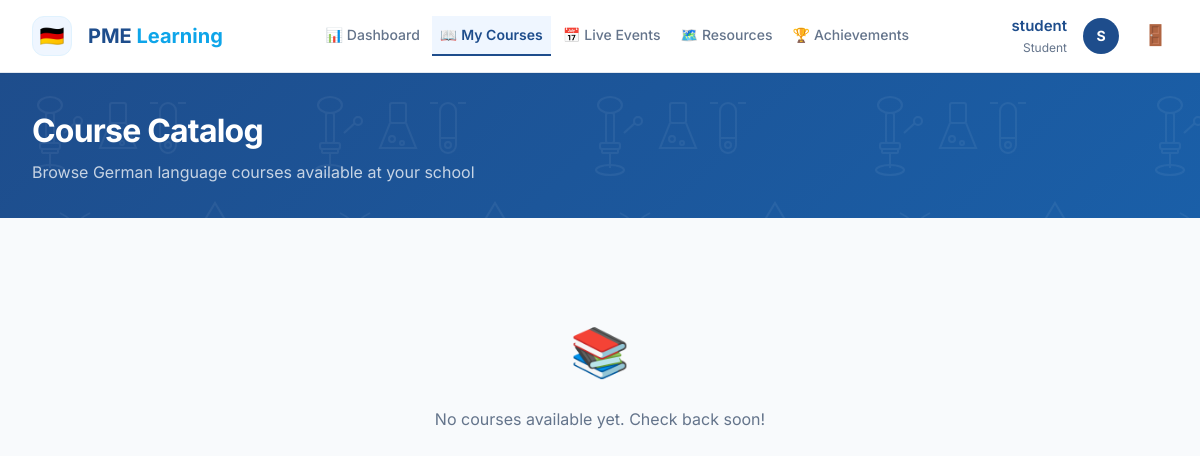
Screenshot of /learning/ (signed in) with the database file from the repository.
### users/models.py (models this page shows, shortened)
class CustomUser(AbstractUser):
    class Role(models.TextChoices):
        SUPERUSER     = 'SUPERUSER',     'Platform Superuser'
        SCHOOL_ADMIN  = 'SCHOOL_ADMIN',  'School Admin'
        STUDENT       = 'STUDENT',       'Student'
    role = models.CharField(
        max_length=20,
        choices=Role.choices,
        default=Role.STUDENT
    )
    school = models.ForeignKey(
        School,
        on_delete=models.SET_NULL,
        null=True,
        blank=True,
        related_name='users',
        help_text="The school this user belongs to."
    )

### core/models.py (models this page shows, shortened)
class School(models.Model):
    code = models.CharField(max_length=20, unique=True, help_text="Unique school code (e.g., GLS, BSPR)")
    name = models.CharField(max_length=100)
    logo = models.ImageField(upload_to='school_logos/', null=True, blank=True)
    primary_color = models.CharField(max_length=7, default="#CC0000", help_text="Hex color for branding")
    is_active = models.BooleanField(default=True)
    class Meta:
        verbose_name = "School"
        verbose_name_plural = "Schools"

### learning/views.py (the view)
# urls.py: path('', views.course_list, name='course_list'),
@login_required
def course_list(request):
    courses = Course.objects.for_user(request.user).filter(is_active=True)
    enrolled_ids = CourseEnrollment.objects.filter(
        user=request.user
    ).values_list('course_id', flat=True)
    return render(request, 'learning/course_list.html', {
        'courses': courses,
        'enrolled_ids': list(enrolled_ids),
        'page_title': 'Course Catalog',
        'brand_context': 'Learning',
    })

### core/models.py (called while the page is built)
    def for_user(self, user):
        if user.is_authenticated and (user.is_superuser or user.role == 'SUPERUSER'):
            return self.all()
        if user.is_authenticated and user.school:
            return self.filter(school=user.school)
        return self.none()

### templates/learning/course_list.html (shortened to what this page needs)
{% extends 'base.html' %}
{% block page_title %}Course Catalog{% endblock %}
{% block page_subtitle %}Browse German language courses available at your school{% endblock %}
{% block brand_context %}Learning{% endblock %}
{% block content %}
<div style="display:grid; grid-template-columns: repeat(auto-fill, minmax(320px, 1fr)); gap:1.5rem;">
    {% for course in courses %}
    <div class="card" style="display:flex; flex-direction:column; justify-content:space-between;">
        <div>
            <div style="display:flex; justify-content:space-between; align-items:flex-start; margin-bottom:0.75rem;">
                <span class="badge badge-yellow" style="font-size:0.8rem;">{{ course.get_level_display }}</span>
                {% if course.pk in enrolled_ids %}
                <span class="badge badge-green">Enrolled</span>
                {% endif %}
            </div>
            <h3 style="font-size:1.1rem; font-weight:700; margin-bottom:0.5rem;">{{ course.title }}</h3>
            <p style="color:var(--text-muted); font-size:0.875rem; margin-bottom:1rem;">{{
                course.description|truncatechars:120 }}</p>
            {% if course.duration %}
            <div style="font-size:0.8rem; color:var(--text-muted);">⏱️ {{ course.duration }}</div>
            {% endif %}
        </div>
        <div style="margin-top:1.25rem;">
            {% if course.pk in enrolled_ids %}
            <a href="{% url 'course_detail' course.pk %}" class="btn btn-primary"
                style="width:100%; justify-content:center;">Continue →</a>
            {% else %}
            <a href="{% url 'course_detail' course.pk %}" class="btn" style="width:100%; justify-content:center;">View
                Course</a>
            {% endif %}
        </div>
    </div>
    {% empty %}
    <div style="grid-column:1/-1; text-align:center; padding:4rem; color:var(--text-muted);">
        <div style="font-size:3rem; margin-bottom:1rem;">📚</div>
        <p>No courses available yet. Check back soon!</p>
    </div>
    {% endfor %}
</div>
{% endblock %}

### templates/base.html (shortened to what this page needs)
{% load static %}
<!DOCTYPE html>
<html lang="de">
<head>
    <link rel="stylesheet" href="{% static 'css/styles.css' %}">
</head>
<body hx-headers='{"X-CSRFToken": "{{ csrf_token }}"}'>
    <div class="app-layout">
        <nav class="top-nav">
            <div class="nav-container">
                <div class="brand-section">
                    <div class="logo-circle">
                        <span>🇩🇪</span>
                    </div>
                    <span class="brand-name">
                        <span style="color: #1E4D8C;">{{ user.school.code|default:"DEUTSCH" }}</span>
                        <span style="color: var(--accent);">{% block brand_context %}Learning{% endblock %}</span>
                    </span>
                </div>
                <ul class="nav-menu">
                    <li class="nav-item {% if '/dashboard/' in request.path %}active{% endif %}">
                        <a href="{% url 'dashboard' %}">
                            <span class="nav-icon">📊</span>
                            Dashboard
                        </a>
                    </li>
                    {% if user.role == 'STUDENT' %}
                    <li class="nav-item {% if '/learning/' in request.path %}active{% endif %}">
                        <a href="{% url 'course_list' %}">
                            <span class="nav-icon">📖</span>
                            My Courses
                        </a>
                    </li>
                    <li class="nav-item">
                        <a href="{% url 'public_index' %}">
                            <span class="nav-icon">📅</span>
                            Live Events
                        </a>
                    </li>
                    <li class="nav-item {% if '/resources/' in request.path %}active{% endif %}">
                        <a href="{% url 'resource_list' %}">
                            <span class="nav-icon">🗺️</span>
                            Resources
                        </a>
                    </li>
                    <li class="nav-item">
                        <a href="{% url 'dashboard' %}">
                            <span class="nav-icon">🏆</span>
                            Achievements
                        </a>
                    </li>
                    {% endif %}
                </ul>
                <div class="user-actions">
                    <div class="user-profile">
                        <div class="profile-text">
                            <span class="user-name">{{ user.username }}</span>
                            <span class="user-role">{{ user.get_role_display }}</span>
                        </div>
                        <div class="avatar">{{ user.username|first|upper }}</div>
                    </div>
                    <form method="post" action="{% url 'logout' %}" style="display: inline;">
                        <button type="submit" class="logout-icon"
                            style="background: none; border: none; cursor: pointer; padding: 0; font-size: 1.25rem;">🚪</button>
                    </form>
                </div>
            </div>
        </nav>
        <main class="main-content">
            <header class="page-header">
                <div class="container">
                    <h1 class="page-title">{% block page_title %}Dashboard{% endblock %}</h1>
                    <p class="page-subtitle">{% block page_subtitle %}{% endblock %}</p>
                </div>
            </header>
            <section class="content-body" id="main-display">
                <div class="container">
                    {% block content %}{% endblock %}
                </div>
            </section>
        </main>
    </div>
</body>
</html>

### static/css/styles.css (style rules this page uses)
:root { --primary: #1E4D8C; --primary-light: #2563EB; --primary-pale: #EFF6FF; --accent: #0EA5E9; --accent-light: #E0F2FE; --slate-50: #F8FAFC; --slate-100: #F1F5F9; --slate-200: #E2E8F0; --slate-400: #94A3B8; --slate-500: #64748B; --slate-700: #334155; --slate-900: #0F172A; --background: #F8FAFC; --surface: #FFFFFF; --text-main: #0F172A; --text-muted: #64748B; --border: #E2E8F0; --success: #10B981; --dark: #1E293B; --space-xs: 0.25rem; --space-sm: 0.5rem; --space-md: 1rem; --space-lg: 1.5rem; --space-xl: 2rem; --radius: 0.75rem; --shadow-sm: 0 1px 2px 0 rgb(0 0 0 / 0.05); --shadow-md: 0 4px 6px -1px rgb(0 0 0 / 0.08); --shadow-lg: 0 10px 15px -3px rgb(0 0 0 / 0.1); --transition: all 0.2s cubic-bezier(0.4, 0, 0.2, 1); }
* { box-sizing: border-box; margin: 0; padding: 0; }
body, button, input, select, textarea { font-family: 'Inter', -apple-system, BlinkMacSystemFont, 'Segoe UI', Roboto, sans-serif; -webkit-font-smoothing: antialiased; }
body { background-color: var(--background); color: var(--text-main); line-height: 1.6; }
.container { max-width: 1200px; margin: 0 auto; padding: 0 var(--space-xl); }
.app-layout { display: flex; flex-direction: column; min-height: 100vh; }
.top-nav { min-height: 72px; background: var(--surface); border-bottom: 1px solid var(--border); position: sticky; top: 0; z-index: 100; box-shadow: var(--shadow-sm); }
.nav-container { max-width: 1400px; margin: 0 auto; min-height: 72px; display: flex; align-items: center; justify-content: space-between; padding: 0 var(--space-xl); flex-wrap: wrap; gap: var(--space-md); }
.brand-section { display: flex; align-items: center; gap: var(--space-md); flex-shrink: 0; }
.logo-circle { width: 40px; height: 40px; background: var(--primary-pale); border-radius: 12px; display: flex; align-items: center; justify-content: center; font-size: 1.25rem; border: 1px solid var(--accent-light); }
.brand-name { font-weight: 700; font-size: 1.25rem; color: var(--dark); white-space: nowrap; }
.nav-menu { display: flex; list-style: none; gap: var(--space-xs); height: 100%; flex-grow: 1; justify-content: center; }
.nav-item { height: 100%; display: flex; align-items: center; }
.nav-item a { display: flex; align-items: center; gap: var(--space-xs); padding: var(--space-sm) var(--space-sm); height: 100%; text-decoration: none; color: var(--text-muted); font-weight: 500; font-size: 0.875rem; transition: var(--transition); border-bottom: 2px solid transparent; white-space: nowrap; }
.nav-item.active a, .nav-item a:hover { color: var(--primary); border-color: var(--primary); }
.nav-item.active a { background: var(--primary-pale); font-weight: 600; }
.user-actions { display: flex; align-items: center; gap: var(--space-lg); }
.user-profile { display: flex; align-items: center; gap: var(--space-md); text-align: right; }
.profile-text { display: flex; flex-direction: column; }
.user-name { font-weight: 600; font-size: 0.9375rem; color: var(--primary); }
.user-role { font-size: 0.75rem; color: var(--text-muted); }
.avatar { width: 36px; height: 36px; background: var(--primary); color: white; border-radius: 50%; display: flex; align-items: center; justify-content: center; font-weight: 700; font-size: 0.875rem; }
.page-header { background: linear-gradient(135deg, var(--primary) 0%, #1a5fa8 100%); padding: var(--space-xl) 0; position: relative; overflow: hidden; }
.page-header::before { content: ''; position: absolute; inset: 0; background-size: 280px 280px; pointer-events: none; }
.page-title { font-size: 2rem; font-weight: 700; color: white; margin-bottom: var(--space-xs); letter-spacing: -0.025em; position: relative; }
.page-subtitle { color: rgba(255, 255, 255, 0.75); font-size: 1rem; position: relative; }
.content-body { padding: var(--space-xl) 0; }

### rows the page displays
CustomUser: school.code "PME", username "student", role "Student", username|first "S"
